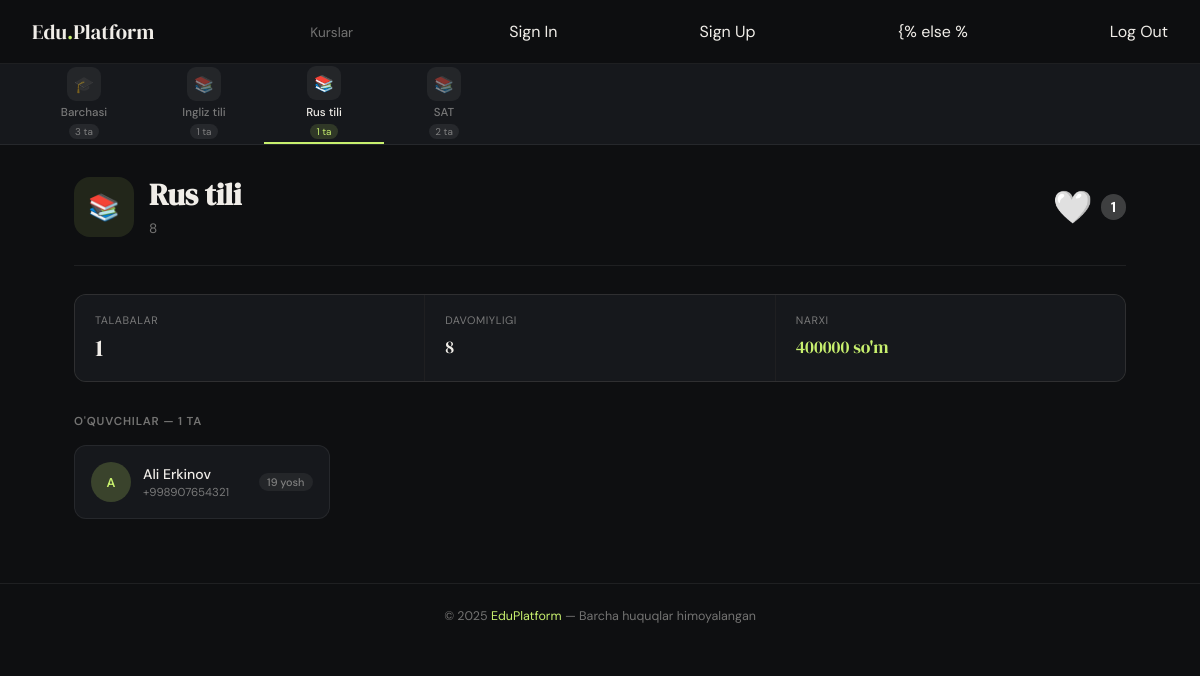
/courses/2/, run on the app's committed database.
### courses/models.py (models this page shows, shortened)
class Course(models.Model):
    name = models.CharField(max_length=100, verbose_name='Nomi')
    description = models.TextField(blank=True, null=True, verbose_name='Batafsil')
    price = models.PositiveIntegerField(verbose_name='Narxi')
    duration = models.CharField(max_length=50, verbose_name='Davomiyligi')
    level = models.CharField(max_length=50, default='Beginner', verbose_name='Darajasi')
    is_active = models.BooleanField(default=True, verbose_name='Faolmi')
    updated_at = models.DateTimeField(auto_now=True, verbose_name='Oxirgi tahrirlangan vaqt')
    students = models.ManyToManyField(Student, verbose_name='O\'quvchilar')
    likes = models.ManyToManyField(Student, related_name='favorite_courses', blank=True, verbose_name='Yoqtirganlar')
    class Meta:
        verbose_name = "Kurs"
        verbose_name_plural = "Kurslar"

class Student(models.Model):
    full_name = models.CharField(max_length=100, verbose_name='F.I.Sh')
    age = models.PositiveIntegerField(verbose_name='Yoshi')
    gender = models.CharField(max_length=7, default='Male', verbose_name='Jinsi')
    phone_number = models.CharField(max_length=20, verbose_name='Telefon raqami')
    address = models.TextField(blank=True, null=True, verbose_name='Manzili')
    created_at = models.DateTimeField(auto_now_add=True, verbose_name='Ro\'yxatdan o\'tgan sana')
    class Meta:
        verbose_name = "O'quvchi"
        verbose_name_plural = "O'quvchilar"

### courses/views.py (the view)
# urls.py: path('courses/<int:course_id>/', course_detail, name='course_detail'),
def course_detail(request, course_id):
    course = Course.objects.get(id=course_id)
    students = course.students.all()
    courses = Course.objects.all()
    context = {
        'course': course,
        'students': students,
        'courses': courses,
        'title': course.name,
    }
    return render(request, 'courses/course_detail.html', context)

### templates/courses/course_detail.html (shortened to what this page needs)
{% extends 'base.html' %}
{% block content %}
<div class="detail-hero" style="display: flex; justify-content: space-between; align-items: center; width: 100%;">
    <div style="display: flex; align-items: center; gap: 15px;">
        <div class="detail-hero-icon">📚</div>
        <div>
            <h1 class="detail-title">{{ course.name }}</h1>
            <p class="detail-meta">{{ course.duration }}</p>
        </div>
    </div>
    <div class="like-section" style="display: flex; align-items: center; gap: 8px;">
        <a href="{% url 'like_course' course.id %}" class="like-btn" style="text-decoration: none; transition: transform 0.2s ease;">
            {% if request.user.student in course.likes.all %}
                <span style="color: #e63946; font-size: 2rem; cursor: pointer;">❤️</span>
            {% else %}
                <span style="color: #a8dadc; font-size: 2rem; cursor: pointer;">🤍</span>
            {% endif %}
        </a>
        <span style="font-weight: bold; color: white; background: rgba(255,255,255,0.2); padding: 4px 10px; border-radius: 20px; font-size: 0.9rem;">
            {{ course.likes.count }}
        </span>
    </div>
</div>
<div class="detail-stats">
    <div class="stat-box">
        <div class="stat-label">Talabalar</div>
        <div class="stat-value">{{ students|length }}</div>
    </div>
    <div class="stat-box">
        <div class="stat-label">Davomiyligi</div>
        <div class="stat-value" style="font-size: 1.1rem; padding-top: 4px;">{{ course.duration }}</div>
    </div>
    <div class="stat-box">
        <div class="stat-label">Narxi</div>
        <div class="stat-value" style="font-size: 1.1rem; padding-top: 4px; color: var(--accent);">
            {{ course.price|floatformat:0 }} so'm
        </div>
    </div>
</div>
<div class="section-label">O'quvchilar — {{ students|length }} ta</div>
{% if students %}
<div class="students-grid">
    {% for student in students %}
    <a href="" class="student-card">
        <div class="student-avatar">
            {{ student.full_name|first|upper }}
        </div>
        <div>
            <div class="student-name">{{ student.full_name }}</div>
            <div class="student-phone">{{ student.phone_number }}</div>
        </div>
        <span class="student-age">{{ student.age }} yosh</span>
    </a>
    {% endfor %}
</div>
{% else %}
<div class="empty">Bu kursga hali talaba yozilmagan.</div>
{% endif %}
{% endblock %}

### templates/layout/navbar.html (shortened to what this page needs)
<nav class="navbar">
  <a href="{% url 'home' %}" class="navbar-logo">
    Edu<span>.</span>Platform</a>
  <ul class="navbar-links">
    <li><a href="{% url 'home' %}" {% if request.resolver_match.url_name == 'home' %}class="active"{% endif %}>Kurslar</a></li>
  </ul>
    {% if not request.user.is_authenticated %}
  <a href="{% url 'login' %}" class="btn-login">Sign In</a>
  <a href="{% url 'register' %}" class="btn-login">Sign Up</a>
  {% else %
  <a href="{% url 'logout' %}" class="btn-login">Log Out</a>
  {% endif %}
</nav>
<div class="rail-wrapper">
  <div class="rail">
    <a href="{% url 'home' %}" class="rail-item {% if not course %}active{% endif %}">
      <div class="rail-icon">🎓</div>
      <span class="rail-label">Barchasi</span>
      <span class="rail-count">{{ courses|length }} ta</span>
    </a>
    {% for c in courses %}
    <a href="{% url 'course_detail' c.id %}" class="rail-item {% if course.id == c.id %}active{% endif %}">
      <div class="rail-icon">📚</div>
      <span class="rail-label">{{ c.name|truncatechars:16 }}</span>
      <span class="rail-count">{{ c.students.count }} ta</span>
    </a>
    {% endfor %}
  </div>
</div>

### templates/components/_style.html (style rules this page uses)
*, *::before, *::after { box-sizing: border-box; margin: 0; padding: 0; }
:root { --nav-h: 64px; --rail-h: 80px; --bg: #0e0f11; --bg2: #16181c; --bg3: #1e2126; --border: rgba(255,255,255,0.07); --border2: rgba(255,255,255,0.13); --text: #f0ede8; --muted: rgba(240,237,232,0.45); --accent: #c8f06e; --serif: 'DM Serif Display', Georgia, serif; --sans: 'DM Sans', system-ui, sans-serif; }
html, body { min-height: 100vh; background: var(--bg); color: var(--text); font-family: var(--sans); }
a { text-decoration: none; color: inherit; }
.navbar { position: sticky; top: 0; z-index: 100; height: var(--nav-h); display: flex; align-items: center; justify-content: space-between; padding: 0 2rem; background: rgba(14,15,17,0.9); backdrop-filter: blur(14px); border-bottom: 0.5px solid var(--border); }
.navbar-logo { font-family: var(--serif); font-size: 1.3rem; color: var(--text); }
.navbar-logo span { color: var(--accent); }
.navbar-links { display: flex; align-items: center; gap: 4px; list-style: none; }
.navbar-links a { color: var(--muted); font-size: 0.85rem; padding: 6px 14px; border-radius: 20px; transition: all 0.2s; }
.rail-wrapper { position: sticky; top: var(--nav-h); z-index: 90; background: var(--bg2); border-bottom: 0.5px solid var(--border); overflow: hidden; }
.rail { display: flex; align-items: center; overflow-x: auto; padding: 0 1.5rem; scrollbar-width: none; }
.rail-item { display: flex; flex-direction: column; align-items: center; justify-content: center; gap: 4px; padding: 0 18px; height: var(--rail-h); min-width: 120px; flex-shrink: 0; background: none; border: none; border-bottom: 2px solid transparent; color: var(--muted); font-family: var(--sans); cursor: pointer; transition: all 0.2s; text-decoration: none; }
.rail-item.active { color: var(--text); border-bottom-color: var(--accent); }
.rail-icon { width: 34px; height: 34px; border-radius: 9px; display: flex; align-items: center; justify-content: center; font-size: 1rem; background: rgba(255,255,255,0.06); transition: transform 0.2s; }
.rail-item:hover .rail-icon, .rail-item.active .rail-icon { transform: translateY(-1px); }
.rail-label { font-size: 0.72rem; font-weight: 500; white-space: nowrap; }
.rail-count { font-size: 0.62rem; padding: 1px 6px; border-radius: 20px; background: rgba(255,255,255,0.07); }
.rail-item.active .rail-count { background: rgba(200,240,110,0.15); color: var(--accent); }
.students-grid { display: grid; grid-template-columns: repeat(auto-fill, minmax(220px, 1fr)); gap: 10px; margin-top: 1rem; }
.student-card { background: var(--bg2); border: 0.5px solid var(--border); border-radius: 12px; padding: 1rem; display: flex; align-items: center; gap: 12px; transition: all 0.18s; }
.student-avatar { width: 40px; height: 40px; border-radius: 50%; flex-shrink: 0; background: rgba(200,240,110,0.2); color: var(--accent); display: flex; align-items: center; justify-content: center; font-size: 0.8rem; font-weight: 600; }
.student-name { font-size: 0.875rem; font-weight: 500; color: var(--text); }
.student-phone { font-size: 0.72rem; color: var(--muted); margin-top: 2px; }
.student-age { margin-left: auto; font-size: 0.68rem; font-weight: 500; padding: 2px 8px; border-radius: 20px; background: rgba(255,255,255,0.06); color: var(--muted); }
.detail-hero { display: flex; align-items: flex-start; gap: 1.25rem; padding-bottom: 1.75rem; margin-bottom: 1.75rem; border-bottom: 0.5px solid var(--border); }
.detail-hero-icon { width: 60px; height: 60px; border-radius: 16px; flex-shrink: 0; background: rgba(200,240,110,0.1); display: flex; align-items: center; justify-content: center; font-size: 1.6rem; }
.detail-title { font-family: var(--serif); font-size: 1.9rem; line-height: 1.2; color: var(--text); margin-bottom: 6px; }
.detail-meta { font-size: 0.85rem; color: var(--muted); }
.detail-stats { display: grid; grid-template-columns: repeat(3, 1fr); gap: 1px; background: var(--border); border: 0.5px solid var(--border); border-radius: 12px; overflow: hidden; margin-bottom: 2rem; }
.stat-box { background: var(--bg2); padding: 1.1rem 1.25rem; }
.stat-label { font-size: 0.68rem; color: var(--muted); text-transform: uppercase; letter-spacing: 0.05em; margin-bottom: 4px; }
.stat-value { font-family: var(--serif); font-size: 1.5rem; color: var(--text); }
.section-label { font-size: 0.72rem; font-weight: 600; letter-spacing: 0.07em; text-transform: uppercase; color: var(--muted); margin-bottom: 10px; }

### data on the page
Course: name "Ingliz tili", students.count "1"
Course: name "Rus tili", students.count "1", duration "8", likes.count "1", price "400000"
Course: name "SAT", students.count "2"
Student: full_name|first "A", full_name "Ali Erkinov", phone_number "+998907654321", age "19"

### other printed values
{{ courses|length }} "3"
{{ students|length }} "1"
